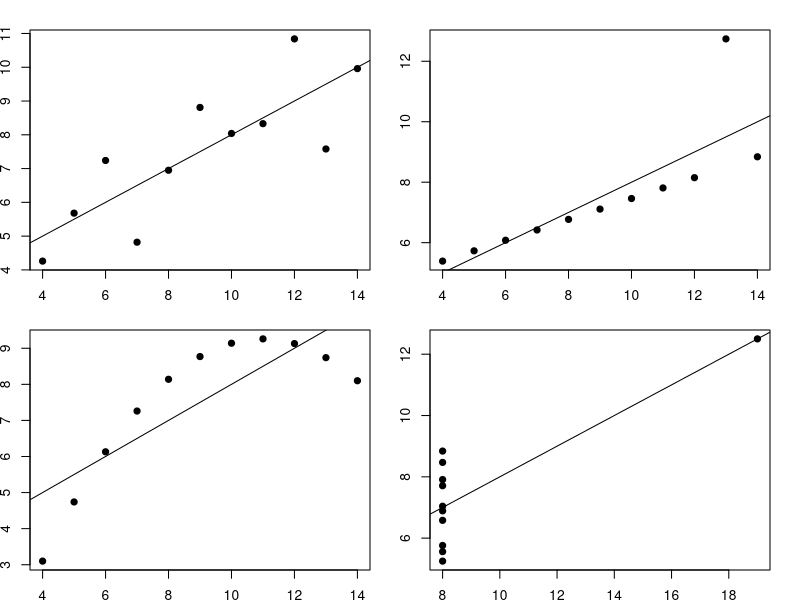
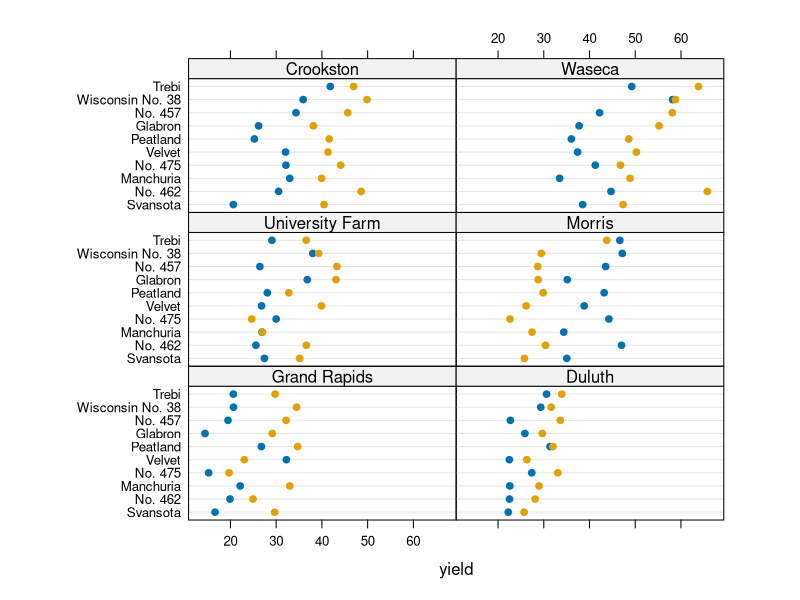
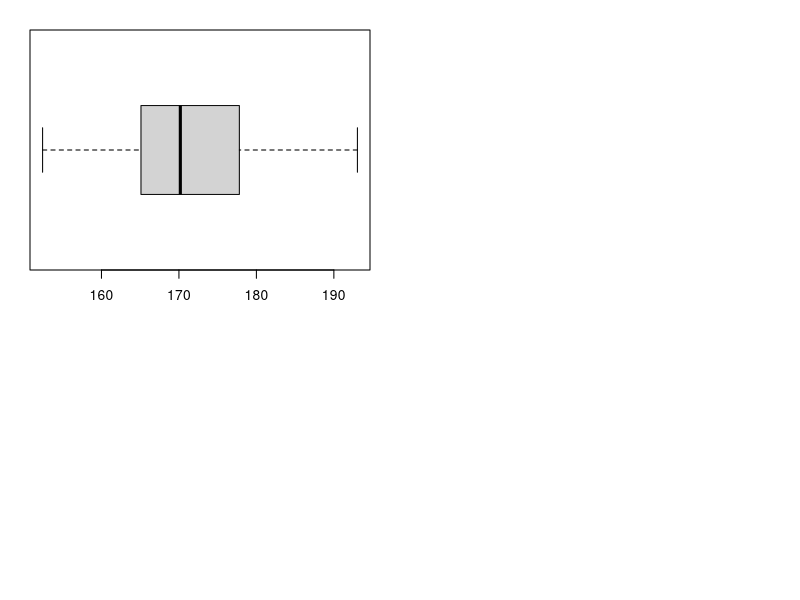
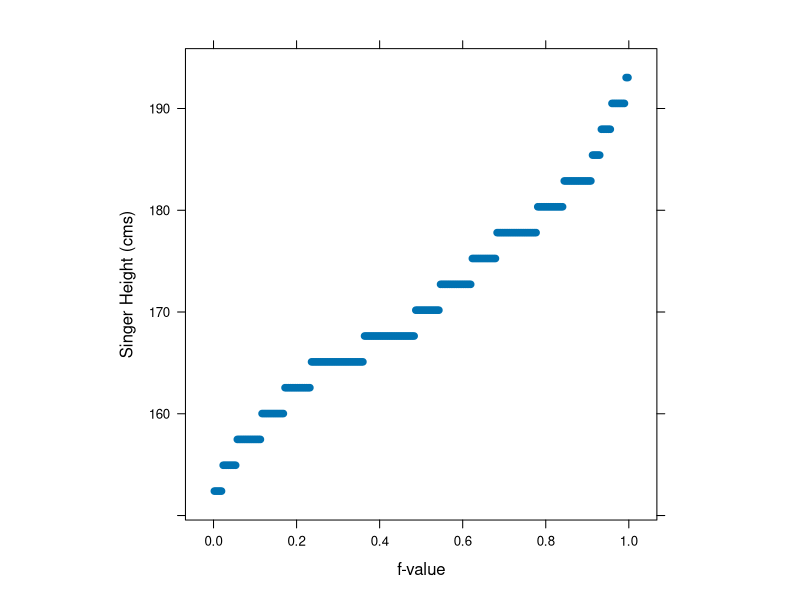
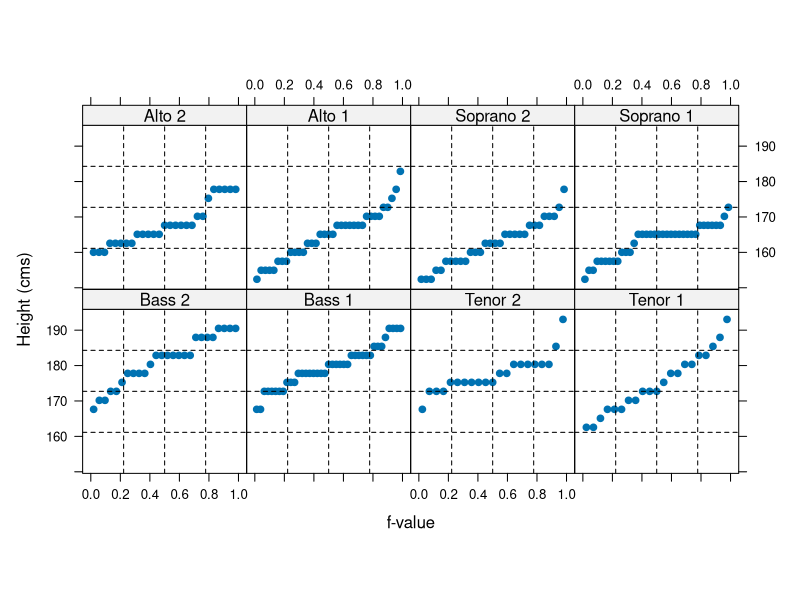
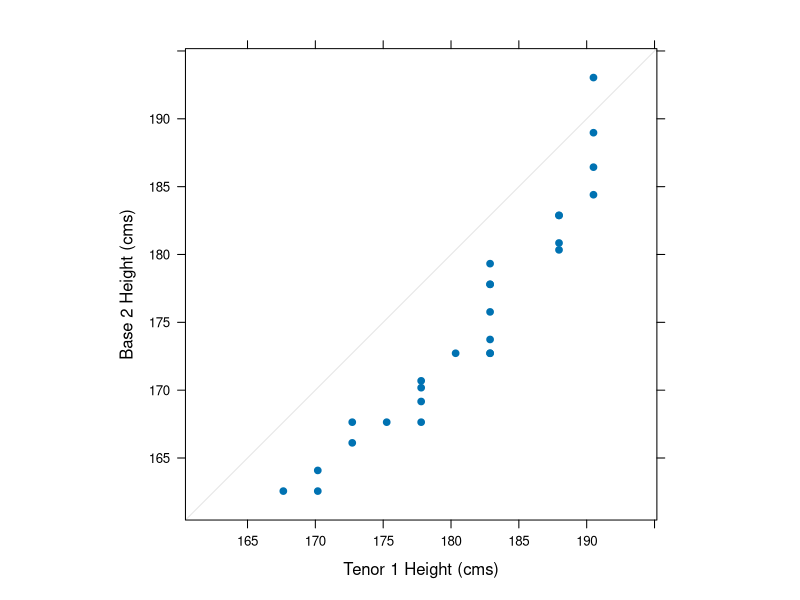
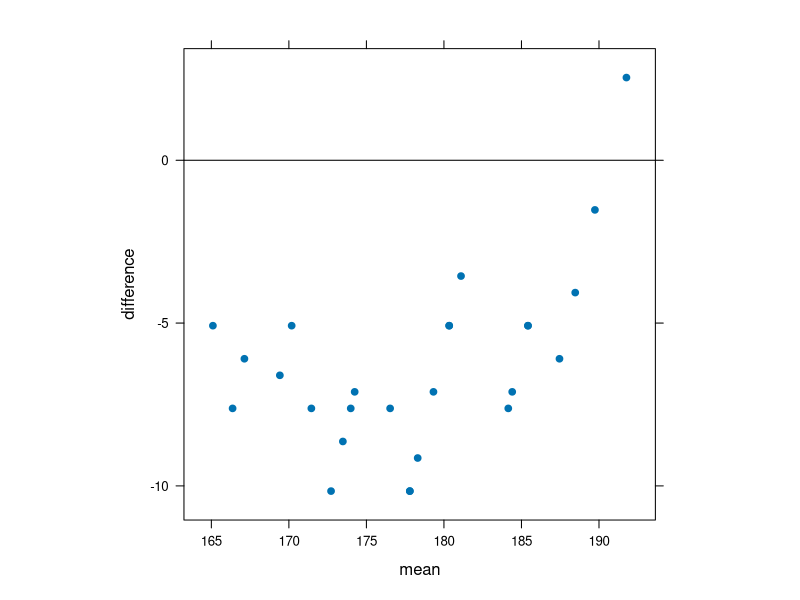
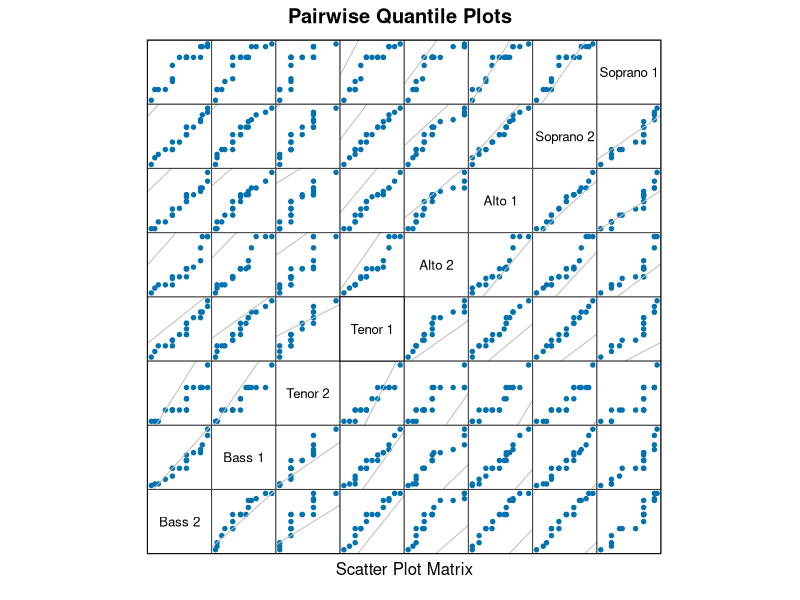

Write R code to recreate these figures, in order.
## ---- chunk 1
setwd("~/Dropbox/cours/stat-exploratoire/cours/codes/")
quartet <- read.table('quartet.txt', header = TRUE)            
quartet
## ---- chunk 2
par(mfcol = c(2, 2), mai = c(.3, .3, .3, .3))
plot(quartet$x1, quartet$y1, pch = 19,
     panel.last = abline(lm(y1 ~ x1, data = quartet)) )
plot(quartet$x2, quartet$y2, pch = 19,
     panel.last = abline(lm(y2 ~ x2, data = quartet)) )
plot(quartet$x3, quartet$y3, pch = 19,
     panel.last = abline(lm(y3 ~ x3, data = quartet)) )
plot(quartet$x4, quartet$y4, pch = 19,
     panel.last = abline(lm(y4 ~ x4, data = quartet)) )
## ---- chunk 3
library(lattice)

dotplot(variety ~ yield | site, 
        data = barley, groups = year,
        pch = 19, aspect = .5)
## ---- chunk 4
dim(singer)
head(singer)
## ---- chunk 5
boxplot(2.54 * singer$height, horizontal=TRUE)
## ---- chunk 6
stem(2.54 * singer$height, scale=.8)
## ---- chunk 7
qqmath(~ 2.54 * sort(singer$height),
       distribution = qunif, pch = 19,       
       panel = function(x, ...) {
         panel.qqmath(x, ...)
       },
       aspect = 1, 
       xlab = "f-value",
       ylab = "Singer Height (cms)")
## ---- chunk 8
qqmath(~ height*2.54 | voice.part,
       distribution = qunif,
       data=singer,
       pch = 19,       
       panel = function(x, ...) {
         panel.qqmath(x, ...)
         panel.grid(col = 1, lty = 2)
       },
       layout=c(4, 2), 
       aspect=1,
       xlab = "f-value",
       ylab="Height (cms)")
## ---- chunk 9
qq_b_t <- qq(voice.part ~ 2.54 * height, aspect = 1, 
             data = singer, pch = 19,
             subset = (voice.part == "Bass 2" | 
                         voice.part == "Tenor 1"),
             xlab = "Tenor 1 Height (cms)", lwd = 2,
             ylab = "Base 2 Height (cms)")
plot(qq_b_t)
## ---- chunk 10
tmd(qq_b_t)
## ---- chunk 11
pr <- seq(0.05, 0.95, 0.05)
vparts <- levels(singer$voice.part)

# Form matrix, qmat, from quantiles of the various voice parts.  Each
# voice part goes in a column.  Initially, qmat=NULL.  We then add columns
# to qmat using cbind.
qmat <- NULL
for( i in seq(length(vparts))) {
    # current voice part
    this.part <- vparts[i]

    # quantiles of current voice part
    q <- with(singer, quantile(height[voice.part==this.part], probs=pr))

    # add column to qmat
    qmat <- cbind(qmat, q)
}

# Label columns of qmat using names of voice parts.
colnames(qmat) <- vparts

qdf <- as.data.frame(qmat)

plt <- splom(~qdf, pch = 20,
             axis.text.cex=0.6,
             varname.cex=0.8,
             main="Pairwise Quantile Plots",
             pscales=0,
             panel = function(x,y,...){
                 panel.splom(x,y,...)
                 panel.abline(0,1,col="grey")
             })
plt
## ---- chunk 12
h_alto1 <- 2.54 * sort(singer$height[singer$voice.part=="Alto 1"])
qqmath(~ h_alto1, pch = 19,
       distribution = qunif,
       prepanel = prepanel.qqmathline,
       panel = function(x, ...) {
         panel.qqmathline(x, ...)
         panel.qqmath(x, ...)
       },
       aspect = 1, 
       ylim = c(145, 185),
       xlab = "f-value",
       ylab = "Alto 1 Height (inches)")
## ---- chunk 13
xyplot(qnorm(ppoints(h_alto1), mean(h_alto1), sd(h_alto1) ) ~ ppoints(h_alto1), 
       panel = function(x, y){
         panel.grid()
         panel.xyplot(x, y, type = "l", lwd = 2)
       },
       ylim = c(145, 185),
       aspect = 1,
       xlab = "f-value", 
       ylab = "Normal Quantile Function")
## ---- chunk 14
qqmath(~ 2.54 * height | voice.part,
       data=singer, pch = 19, 
       prepanel = prepanel.qqmathline,
       panel = function(x, ...) {
         panel.qqmathline(x, ...)
         panel.qqmath(x, ...)
       },
       layout=c(4, 2), aspect=1, 
       xlab = "Unit Normal Quantile",
       ylab="Height (cms)")

